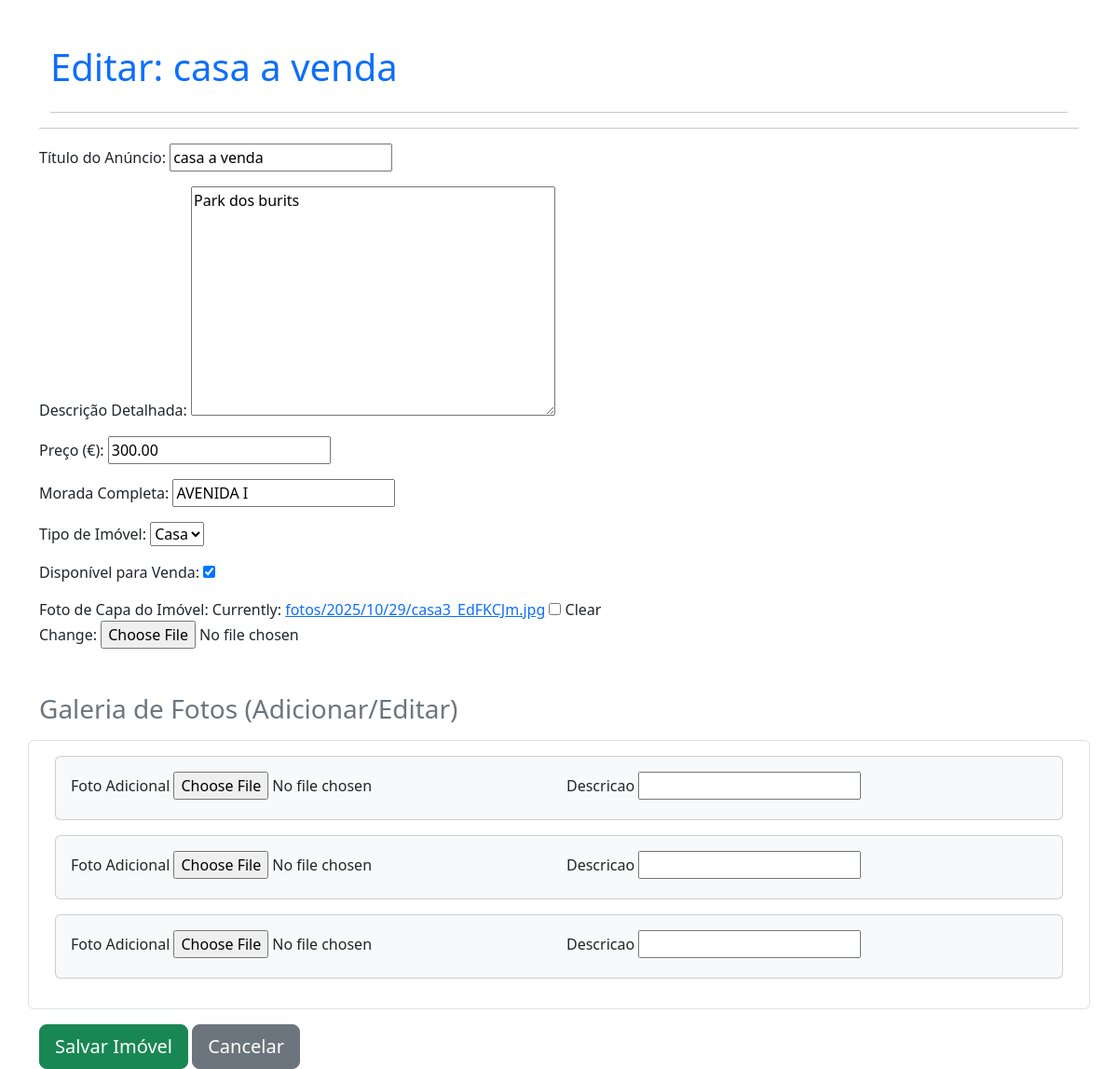
Screenshot of /1/editar/ with the database file from the repository.
### imoveis/models.py (models this page shows, shortened)
class Imovel(models.Model):
    TIPO_CHOICES = (
        ('CASA', 'Casa'),
        ('LOTE', 'Lote'),
    )
    titulo = models.CharField(max_length=200, verbose_name="Título do Anúncio")
    descricao = models.TextField(verbose_name="Descrição Detalhada")
    preco = models.DecimalField(
        max_digits=12, # Ex: 9.999.999.99
        decimal_places=2,
        verbose_name="Preço (€)"
    )
    endereco = models.CharField(max_length=255, verbose_name="Morada Completa")
    tipo = models.CharField(
        max_length=4,
        choices=TIPO_CHOICES,
        default='CASA',
        verbose_name="Tipo de Imóvel"
    )
    imagem_principal = models.ImageField(
        upload_to='fotos/%Y/%m/%d/', # Guarda as imagens numa subpasta baseada na data
        blank=True,                 # O campo não é obrigatório
        null=True,                  # Pode ser nulo no banco de dados
        verbose_name="Imagem Principal"
    )
    esta_a_venda = models.BooleanField(default=True, verbose_name="Disponível para Venda")
    data_criacao = models.DateTimeField(auto_now_add=True, verbose_name="Data de Criação")
    class Meta:
        verbose_name = "Imóvel"
        verbose_name_plural = "Imóveis"
        ordering = ['-data_criacao']

### imoveis/views.py (the view, shortened to what this page needs)
# urls.py: path('<int:pk>/editar/', ImovelUpdateView.as_view(), name='editar_imovel'),
class ImovelUpdateView(UpdateView):
    model = Imovel # 🌟 CORRIGIDO: Propriedade obrigatória
    form_class = ImovelForm # 🌟 CORRIGIDO: Propriedade obrigatória
    template_name = 'imoveis/cadastro_imovel.html' # 🌟 CORRIGIDO: Propriedade obrigatória
    def get_context_data(self, **kwargs):
        context = super().get_context_data(**kwargs)
        if self.request.POST:
            context['galeria_formset'] = ImagemFormSet(self.request.POST, self.request.FILES, instance=self.object)
        else:
            context['galeria_formset'] = ImagemFormSet(instance=self.object)
        return context

### imoveis/forms.py
class ImovelForm(forms.ModelForm):
    class Meta:
        model = Imovel # O modelo que queremos usar
        fields = (
            'titulo', 'descricao', 'preco', 'endereco',
            'tipo', 'esta_a_venda'
        )
        labels = {
            'titulo': 'Título do Anúncio',
            'preco': 'Preço (€)',
            'endereco': 'Morada',
            'tipo': 'Tipo de Imóvel',
            'esta_a_venda': 'Disponível para Venda?',
        }
        widgets = {
            'titulo': forms.TextInput(attrs={'class': 'form-control'}),
            'descricao': forms.Textarea(attrs={'class': 'form-control', 'rows': 4}),
            'preco': forms.NumberInput(attrs={'class': 'form-control'}),
            'endereco': forms.TextInput(attrs={'class': 'form-control'}),
        }

### imoveis/templates/imoveis/cadastro_imovel.html (shortened to what this page needs)
<!DOCTYPE html>
<html lang="pt">
<head>
    <link href="https://cdn.jsdelivr.net/npm/bootstrap@5.3.3/dist/css/bootstrap.min.css" rel="stylesheet">
</head>
<body>
    <div class="container mt-5">
        <div class="container mt-5">
            <h1 class="mb-4 text-primary">
                {% if form.instance.pk %}
                    Editar: {{ form.instance.titulo }}
                {% else %}
                    Cadastrar Novo Imóvel
                {% endif %}
            </h1>
            <hr>
            </div>
        <hr>
        <form method="post" enctype="multipart/form-data">
            {{ form.as_p }}
            <h3 class="mt-5 mb-3 text-secondary">Galeria de Fotos (Adicionar/Editar)</h3>
            <div class="row border p-3 rounded">
                <div class="col-12">
                    {% for foto_form in galeria_formset %}
                        <div class="card mb-3 p-3 bg-light">
                            <div class="row g-3">
                                <div class="col-md-6">
                                    <label class="form-label">{{ foto_form.imagem.label }}</label>
                                    {{ foto_form.imagem }}
                                </div>
                                <div class="col-md-6">
                                    <label class="form-label">{{ foto_form.descricao.label }}</label>
                                    {{ foto_form.descricao }}
                                </div>
                            </div>
                        </div>
                    {% endfor %}
                </div>
            </div>
            <button type="submit" class="btn btn-success btn-lg mt-3">Salvar Imóvel</button>
            <a href="{% url 'lista_imoveis' %}" class="btn btn-secondary btn-lg mt-3">Cancelar</a>
        </form>
    </div>
</body>
</html>

### rows the page displays
Imovel: instance.titulo "casa a venda", titulo "casa a venda", descricao "Park dos burits", preco "300.00", endereco "AVENIDA I", tipo "Casa", esta_a_venda "☑"

### other values shown
{{ foto_form.imagem.label }} "Foto Adicional" "Foto Adicional" "Foto Adicional"
{{ foto_form.descricao.label }} "Descricao" "Descricao" "Descricao"
